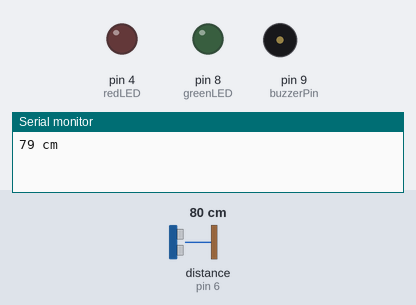
A sketch run on a simulated Arduino Uno, built with avr-gcc and run on an emulated ATmega328P. Parts: output pins drawn as LEDs (lit = HIGH), buzzer (waves = sounding), the last lines printed to the serial monitor. Wiring (inferred from the names in the program): ultrasonic range finder: trigger pin 7; echo pin 6. The inputs (shaded band) are chosen by the test bench; at power-on: distance to the obstacle (sensor on pin 6) 80 cm. The echo pulse lasts 58.3 µs per cm; pins used as bus, display or sensor lines are not drawn.

Above: at 1.85 s.
2.9 s: distance to the obstacle (sensor on pin 6) set to 120 cm
At 4.7 s:
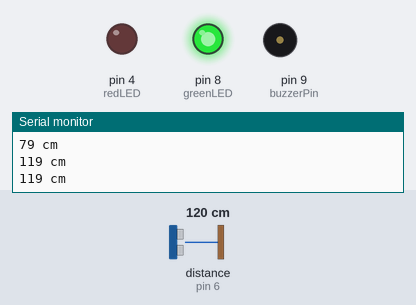
5.7 s: distance to the obstacle (sensor on pin 6) set to 2 cm
At 6.09 s:
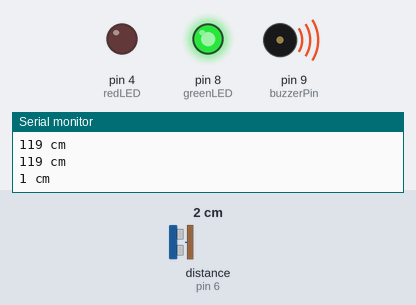
At 7.32 s:
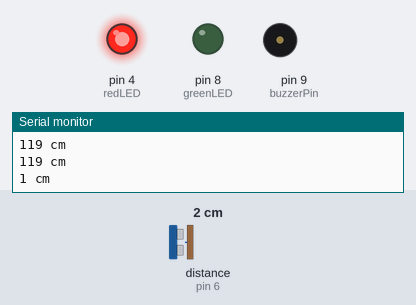
Timing chart, 0 to 17.8 s (numbered marks = the images above; inputs shaded):
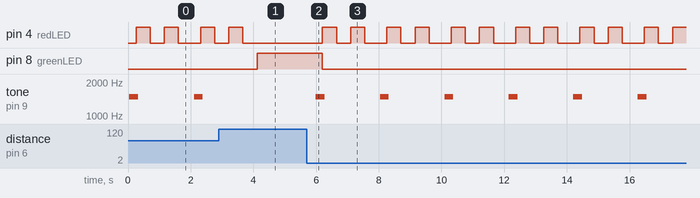

The sketch:

intruder_alarm.ino
```cpp
// Project 7 - Intruder Alarm

// initialize variables
#define echoPin 6
#define trigPin 7
#define MAX_DIST 500
#define buzzerPin 9
int redLED = 4, greenLED = 8;   // red LED to pin 4 and green LED to pin 8

// include libraries
#include <NewPing.h>
NewPing sonar(trigPin, echoPin, MAX_DIST);


// define function to generate frequency on the buzzer pin
void buzz(int frequency, long duration){
  long period = 1000000L / frequency;             // calculate the period in microseconds
  long cycles = frequency * duration / 1000;      // calculate the number of cycles
  for(int i = 0; i < cycles; i++){
    digitalWrite(buzzerPin, HIGH);      // turn on the buzzer pin
    delayMicroseconds(period / 2);      // wait for half of the period
    digitalWrite(buzzerPin, LOW);       // turn off the buzzer pin
    delayMicroseconds(period / 2);      // wait for the other half of the period
  }
}

// define setup function
void setup(){
  Serial.begin(115200);
  pinMode(echoPin, INPUT);
  pinMode(trigPin, OUTPUT);
  pinMode(redLED, OUTPUT);
  pinMode(greenLED, OUTPUT);
  pinMode(buzzerPin, OUTPUT);
}

// define loop function
void loop(){
  int duration, dist, pos = 0, i;
  digitalWrite(trigPin, LOW);
  delayMicroseconds(2);
  digitalWrite(trigPin, HIGH);    // trig pin sends a ping
  delayMicroseconds(10);
  digitalWrite(trigPin, LOW);

  duration = pulseIn(echoPin, HIGH);  // echo pin receives the ping
  dist = (duration / 2) / 29.1;
  Serial.print(dist);
  Serial.println(" cm");

  // if sensor detects object within 100 cm
  if(dist <= 100){
    buzz(1500, 250);     // turn on buzzer for 250 milliseconds

    digitalWrite(greenLED, LOW);    // turn off green LED
    digitalWrite(redLED, HIGH);     // turn on red LED
    delay(450);

    digitalWrite(redLED, LOW);
    delay(450);

    digitalWrite(redLED, HIGH);
    delay(450);

    digitalWrite(redLED, LOW);
  }

  // otherwise
  else{
    digitalWrite(buzzerPin, LOW);   // turn off buzzer
    digitalWrite(redLED, LOW);      // turn off red LED
    digitalWrite(greenLED, HIGH);   // turn on green LED
  }

  delay(450);
}
```

Measured:
- after the input at 2.9 s, pin 4 (redLED): goes on until 3.7 s, then stays LOW; pin 8 (greenLED): LOW → HIGH after 1.2 s; tone on pin 9 (buzzerPin): stays silent (without the input it goes to 1482 Hz after 1.3 s)
- after the input at 5.7 s, pin 4 (redLED): LOW → HIGH after 0.50 s, then repeats every 2.1 s: LOW 0.45 s, HIGH 0.45 s, LOW 0.70 s, HIGH 0.45 s; pin 8 (greenLED): HIGH → LOW after 0.50 s; tone on pin 9 (buzzerPin): alternates 1482 Hz for 0.28 s and silent for 1.8 s, starting after 0.29 s
- by itself, tone on pin 9 (buzzerPin): alternates 1482 Hz for 0.28 s and silent for 1.8 s
